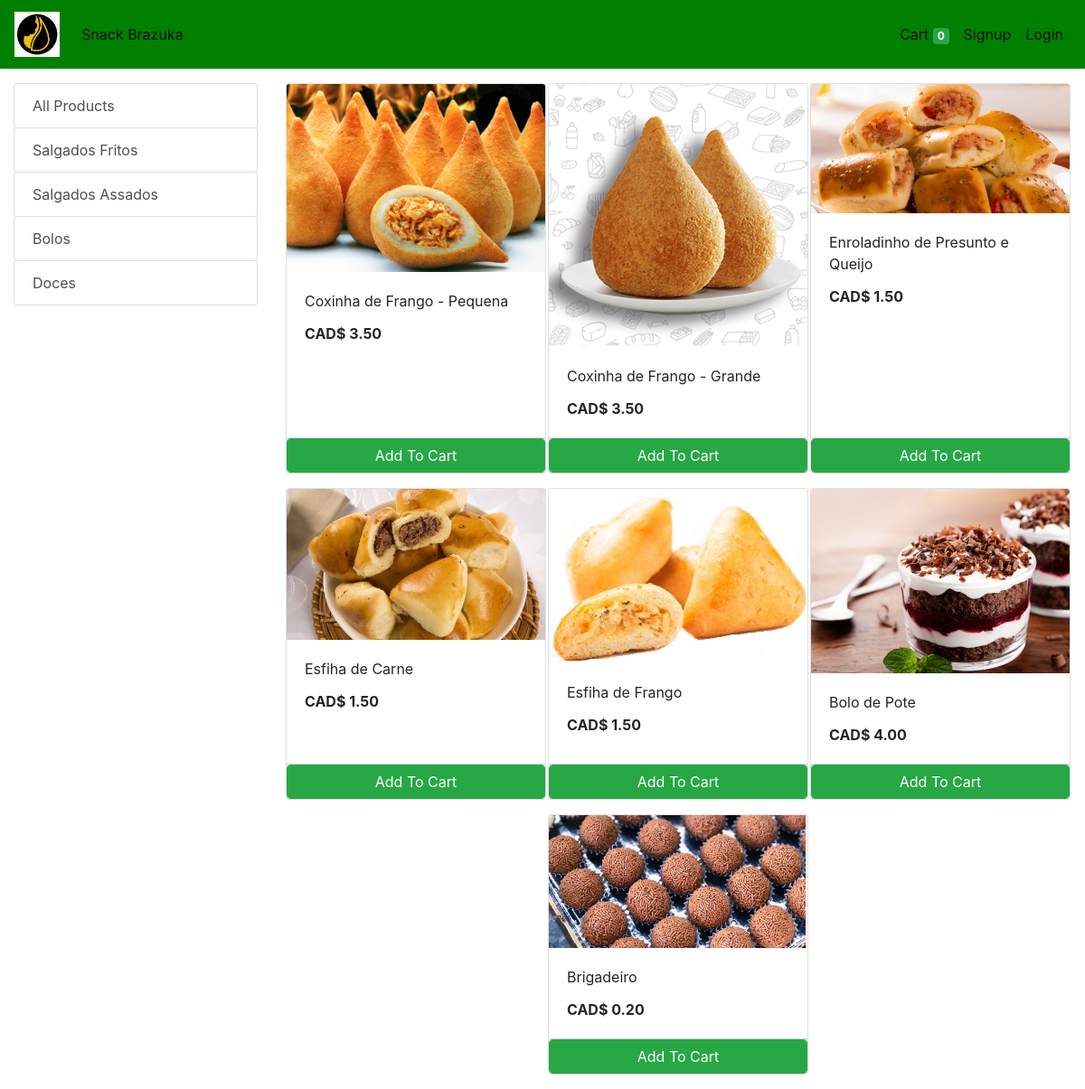
The app's page /store with its own data.
### store/models/category.py (models this page shows, shortened)
class Category(models.Model):
    id = models.IntegerField(primary_key=True)
    name= models.CharField(max_length=50)
    @staticmethod
    def get_all_categories():
        return Category.objects.all()

### store/models/product.py (models this page shows, shortened)
class Products(models.Model):
    id = models.IntegerField(primary_key=True)
    name = models.CharField(max_length=60)
    price= models.DecimalField(max_digits=6, decimal_places=2, default=0)
    category= models.ForeignKey(Category,on_delete=models.CASCADE,default=1 )
    description= models.CharField(max_length=250, default='', blank=True, null= True)
    image= models.ImageField(upload_to='uploads/products/')
    @staticmethod
    def get_all_products():
        return Products.objects.all()

### store/views/home.py (the view)
# urls.py: path('' , include('store.urls'))
def store(request):
    cart = request.session.get('cart')
    if not cart:
        request.session['cart'] = {}
    products = None
    categories = Category.get_all_categories()
    categoryID = request.GET.get('category')
    if categoryID:
        products = Products.get_all_products_by_categoryid(categoryID)
    else:
        products = Products.get_all_products();
    data = {}
    data['products'] = products
    data['categories'] = categories
    return render(request, 'index.html', data)

### store/templatetags/cart.py (called while the page is built)
@register.filter (name='is_in_cart')
def is_in_cart(product, cart):
    keys = cart.keys ()
    for id in keys:
        if int (id) == product.id:
            return True
    return False;

### store/templatetags/custom_filter.py (called while the page is built)
@register.filter(name='currency')
def currency(number):
    return "CAD$ "+str(number)

### store/templates/index.html (shortened to what this page needs)
{% extends 'base.html' %}
{% block content %}
{% load cart %}
{% load custom_filter %}
<div class="container-fluid mt-3">
	<div class="row">
		<div class="col-lg-3 mx-auto">
			<div class="list-group">
				<a href="/" class="list-group-item list-group-item-action btn btn-outline-success">All Products</a>
				{% for category in categories %}
				<a href="/?category={{category.id}}"
				   class="list-group-item list-group-item-action btn btn-outline-success ">{{category.name}}</a>
				{% endfor %}
			</div>
		</div>
		<div id='products' class="col-lg-9 mx-auto">
			<div class="row mx-auto">
				{% for product in products %}
				<div class="card mx-auto mb-3" id={{product.id}} style="width: 18rem;">
					<img class="card-img-top" src="{{product.image.url}}" alt="Card image cap">
					<div class="card-body">
						<p class="card-title">{{product.name}}</p>
						<p class="card-text"><b>{{product.price|currency}}</b></p>
					</div>
					<div class="card-footer p-0 no-gutters">
						{% if product|is_in_cart:request.session.cart %}
						<div class="row no-gutters">
							<form action="/#{{product.id}}" class="col-2 " method="post">
								{% csrf_token %}
								<input hidden type="text" name='product' value='{{product.id}}'>
								<input hidden type="text" name='remove' value='True'>
								<input type="submit" value=" - " class="btn btn-block btn-success border-right">
							</form>
							<div class="text-center col btn btn-success">{{product|cart_quantity:request.session.cart}} in Cart</div>
							<form action="/#{{product.id}}" class="col-2 " method="post">
								{% csrf_token %}
								<input hidden type="text" name='product' value='{{product.id}}'>
								<input type="submit" value=" + " class="btn btn-block btn-success border-left">
							</form>
						</div>
						{% else %}
						<form action="/#{{product.id}}" method="POST" class="btn-block">
							<input type="submit" class="float-right btn btn-success form-control" value="Add To Cart">
						</form>
						{% endif %}
					</div>
				</div>
				{% endfor %}
			</div>
		</div>
	</div>
</div>
{% endblock %}

### records on screen
Category: name "Salgados Fritos"
Category: name "Salgados Assados"
Category: name "Bolos"
Category: name "Doces"
Products: image (picture), name "Coxinha de Frango - Pequena", price "CAD$ 3.50"
Products: image (picture), name "Coxinha de Frango - Grande", price "CAD$ 3.50"
Products: image (picture), name "Enroladinho de Presunto e Queijo", price "CAD$ 1.50"
Products: image (picture), name "Esfiha de Carne", price "CAD$ 1.50"
Products: image (picture), name "Esfiha de Frango", price "CAD$ 1.50"
Products: image (picture), name "Bolo de Pote", price "CAD$ 4.00"
Products: image (picture), name "Brigadeiro", price "CAD$ 0.20"

### other values on screen
{{ request.session.cart.keys|length }} "0"
